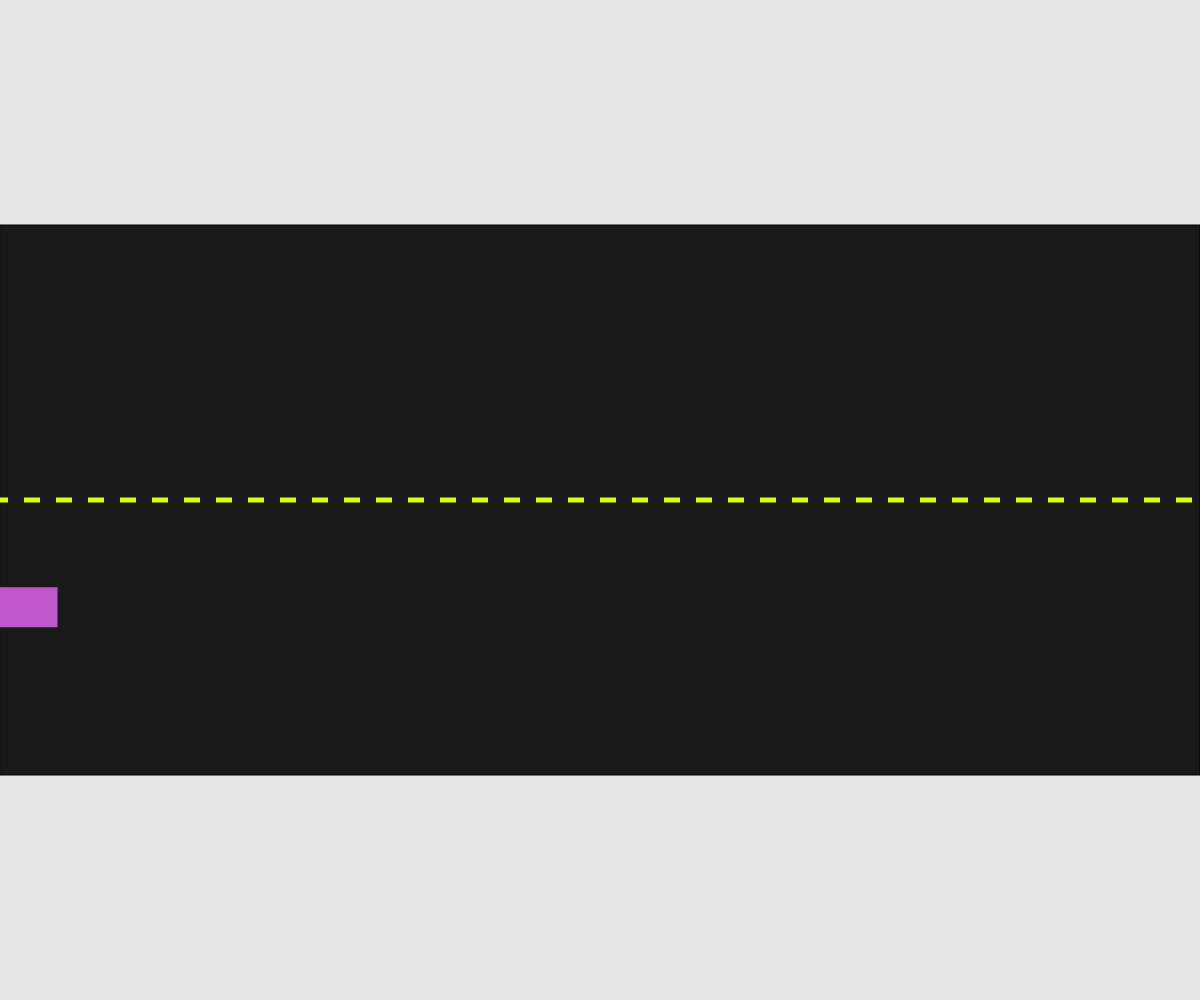
Frame 1 (no input)
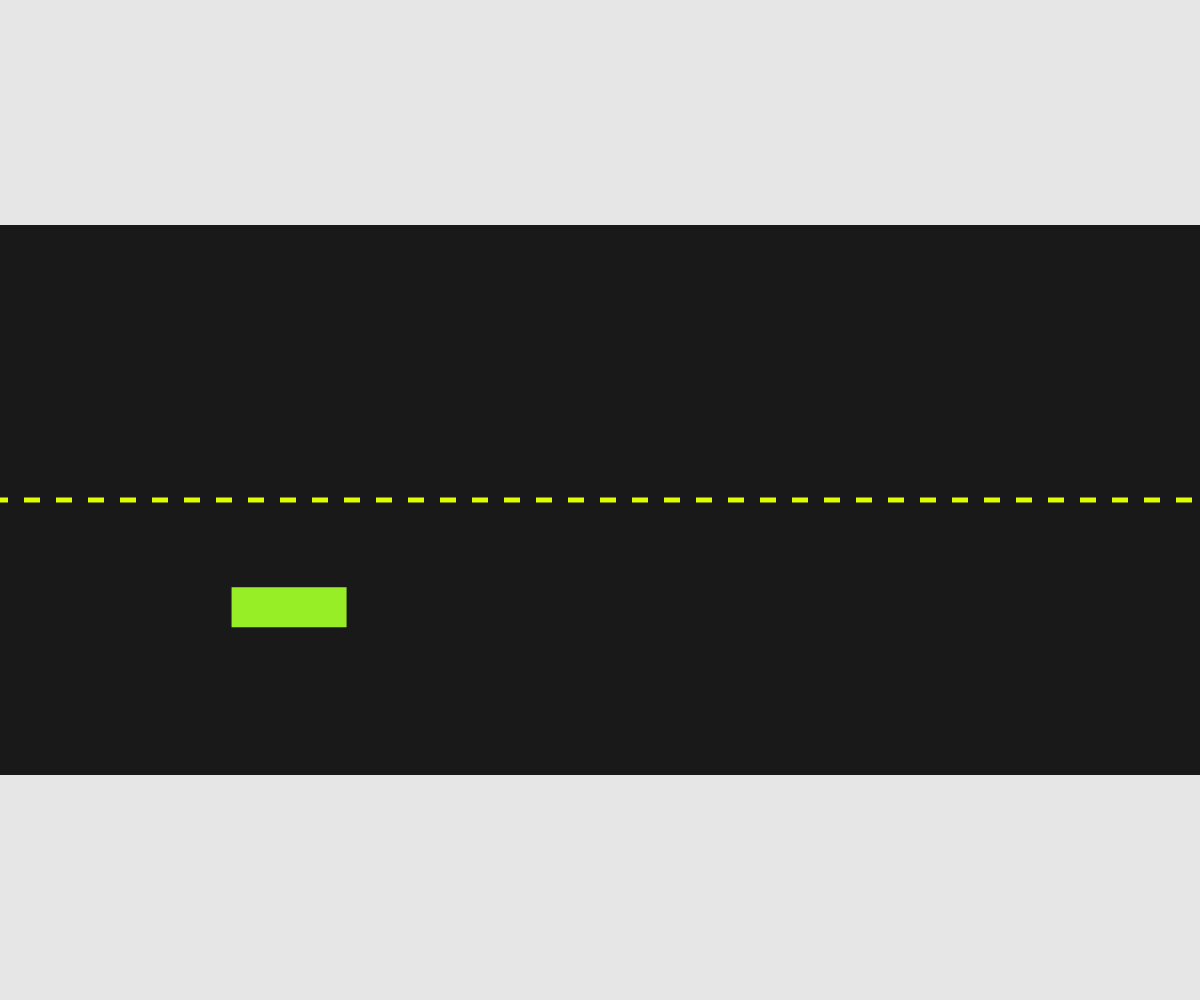
Frame 60 (no input)
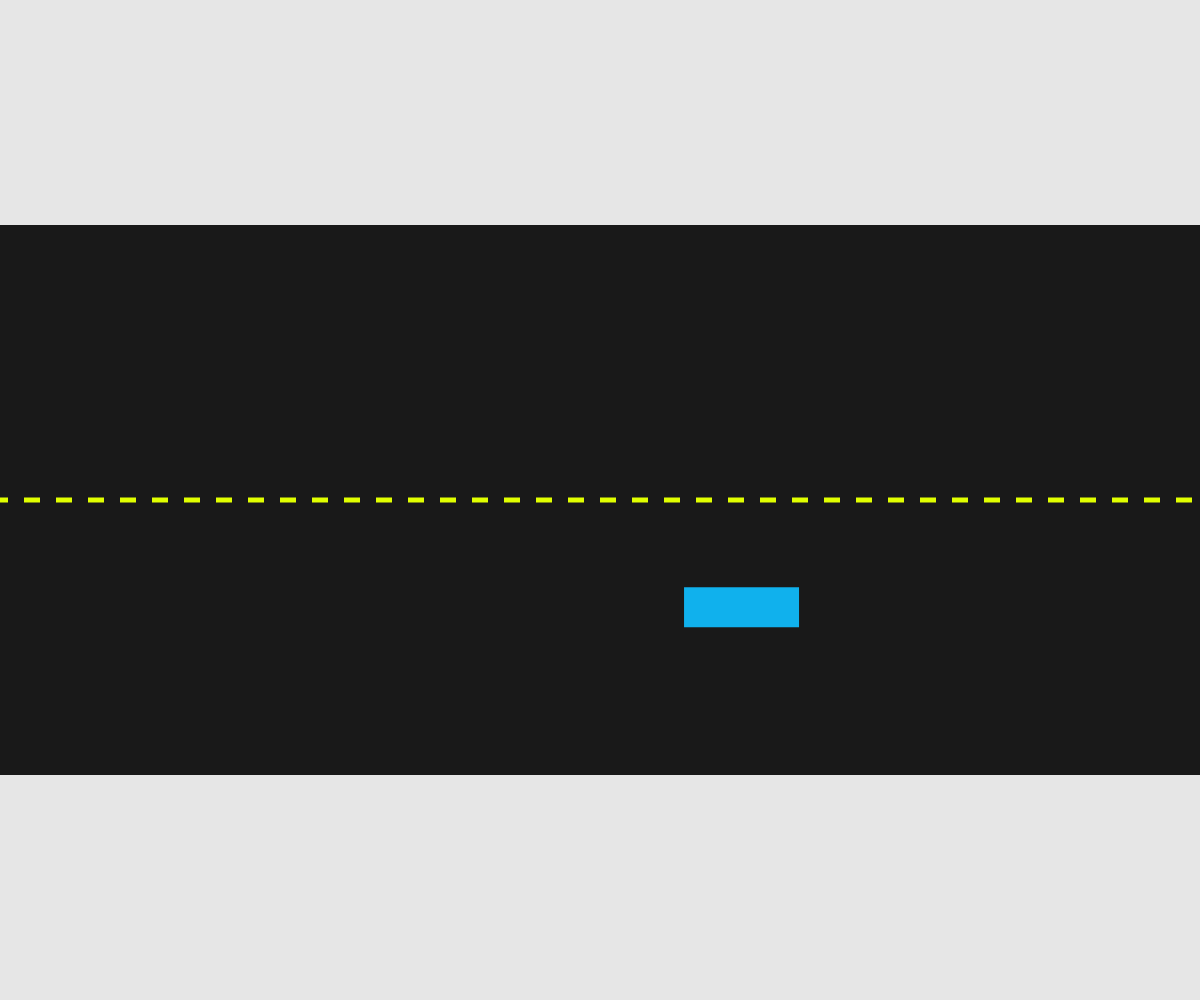
Frame 120 (the mouse pressed at the canvas centre since frame 60)

The p5.js sketch that drew these frames (run headless with seeded random() and noise() and a simulated clock; from frame 60 on, the mouse is pressed at the canvas centre):

// p5.js sketch
// ── sketch.js
// Midnight Motorist (not)
// Austin Nicholson
// Oct 17
//
// Extra for Experts:
// - describe what you did to take this project "above and beyond"

let myCar;
let eastbound = [];
let westbound = {};

function setup() {
  createCanvas(windowWidth, windowHeight);
  myCar = new Vehicle(0, random(height/4, height/2+height/4));

}

function draw() {
  background(230);
  drawRoad();
  myCar.action();

}

function drawRoad(){
  let x = 0;
  rectMode(CENTER);
  fill(25);
  rect(width/2, height/2, width, height*0.55);
  fill(color(225,255, 0));
  noStroke();
  while(x < width){
    rect(x, height/2, 16, height*0.005);
    x += 32;
  }
}



class Vehicle{
  constructor(x,y){
    this.x = x;
    this.y = y;
    this.type = Math.floor(random(0,2));
    this.c = color(random(0,255), random(0,255), random(0,255));
    this.d = random(0,1);
    this.xSpeed = random(1, 15);
  }

  action(){
    this.display();
    this.move();
    this.speedUp();
    this.speedUp();
    this.changeColor();
  }
  display(){
    if (this.type === 0){
      fill(this.c);
      rect(this.x, this.y, 115, 40);
    }
    else if (this.type === 1){
      fill(this.c);
      rect(this.x, this.y, 70, 40);

    }
    
  }

  move(){ //if the height is over the line then go the oppiste direction 
    this.x += this.xSpeed;
    if(this.x < 0) this.x += width;
    if (this.x > width) this.x -= width;
  }

  speedUp(){
    let up = Math.floor(random(1,100));
    if(up===1){
      if(this.xSpeed>=15){
        this.xSpeed = 15;
      }
      else{
        this.xSpeed++;
      }
    } 
  }
  speedDown(){
    let down = Math.floor(random(1,100));
    if(down===1){
      if(this.xSpeed<=1){
        this.xSpeed = 1;
      }
      else{
        this.xSpeed--;
      }
    } 
  }
  changeColor(){
    let change = Math.floor(random(1,100));
    if(change===1){
      this.c = color(random(0,255), random(0,255), random(0,255));
    }
  }
}
